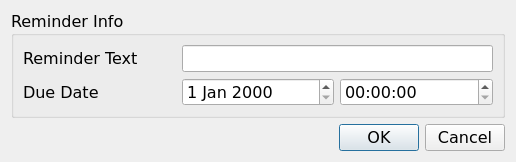
<?xml version="1.0" encoding="UTF-8"?>
<ui version="4.0">
 <class>Add_Reminder</class>
 <widget class="QDialog" name="Add_Reminder">
  <property name="geometry">
   <rect>
    <x>0</x>
    <y>0</y>
    <width>516</width>
    <height>159</height>
   </rect>
  </property>
  <property name="font">
   <font>
    <family>Verdana</family>
    <pointsize>12</pointsize>
   </font>
  </property>
  <property name="windowTitle">
   <string>Add Reminder</string>
  </property>
  <layout class="QGridLayout" name="gridLayout_2">
   <item row="0" column="0" colspan="3">
    <widget class="QGroupBox" name="reminder_box">
     <property name="title">
      <string>Reminder Info</string>
     </property>
     <layout class="QGridLayout" name="gridLayout">
      <item row="0" column="1" colspan="2">
       <widget class="QLineEdit" name="taskname_edit"/>
      </item>
      <item row="2" column="0">
       <widget class="QLabel" name="duedate_label">
        <property name="text">
         <string>Due Date</string>
        </property>
       </widget>
      </item>
      <item row="2" column="1">
       <widget class="QDateEdit" name="duedateEdit"/>
      </item>
      <item row="0" column="0">
       <widget class="QLabel" name="name_task_label">
        <property name="text">
         <string>Reminder Text</string>
        </property>
       </widget>
      </item>
      <item row="2" column="2">
       <widget class="QTimeEdit" name="duetimeEdit"/>
      </item>
     </layout>
    </widget>
   </item>
   <item row="1" column="0">
    <spacer name="horizontalSpacer">
     <property name="orientation">
      <enum>Qt::Orientation::Horizontal</enum>
     </property>
     <property name="sizeHint" stdset="0">
      <size>
       <width>333</width>
       <height>20</height>
      </size>
     </property>
    </spacer>
   </item>
   <item row="1" column="1">
    <widget class="QPushButton" name="ok_btn">
     <property name="text">
      <string>OK</string>
     </property>
    </widget>
   </item>
   <item row="1" column="2">
    <widget class="QPushButton" name="cancel_btn">
     <property name="text">
      <string>Cancel</string>
     </property>
    </widget>
   </item>
  </layout>
 </widget>
 <resources/>
 <connections/>
</ui>
